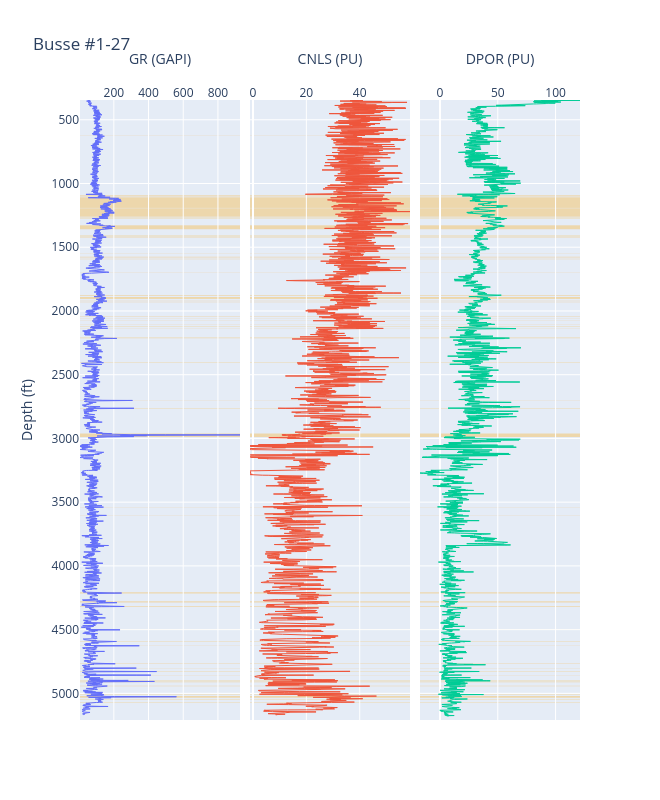

The code cell stored with this chart in its notebook:
### Markdown cell above
### 3. Flags high-GR zones and plots them

### Code cell
print(agent.ask('Flag zones with high gamma ray and plot them with porosity.'))
agent.figures[-1].show() if agent.figures else None
